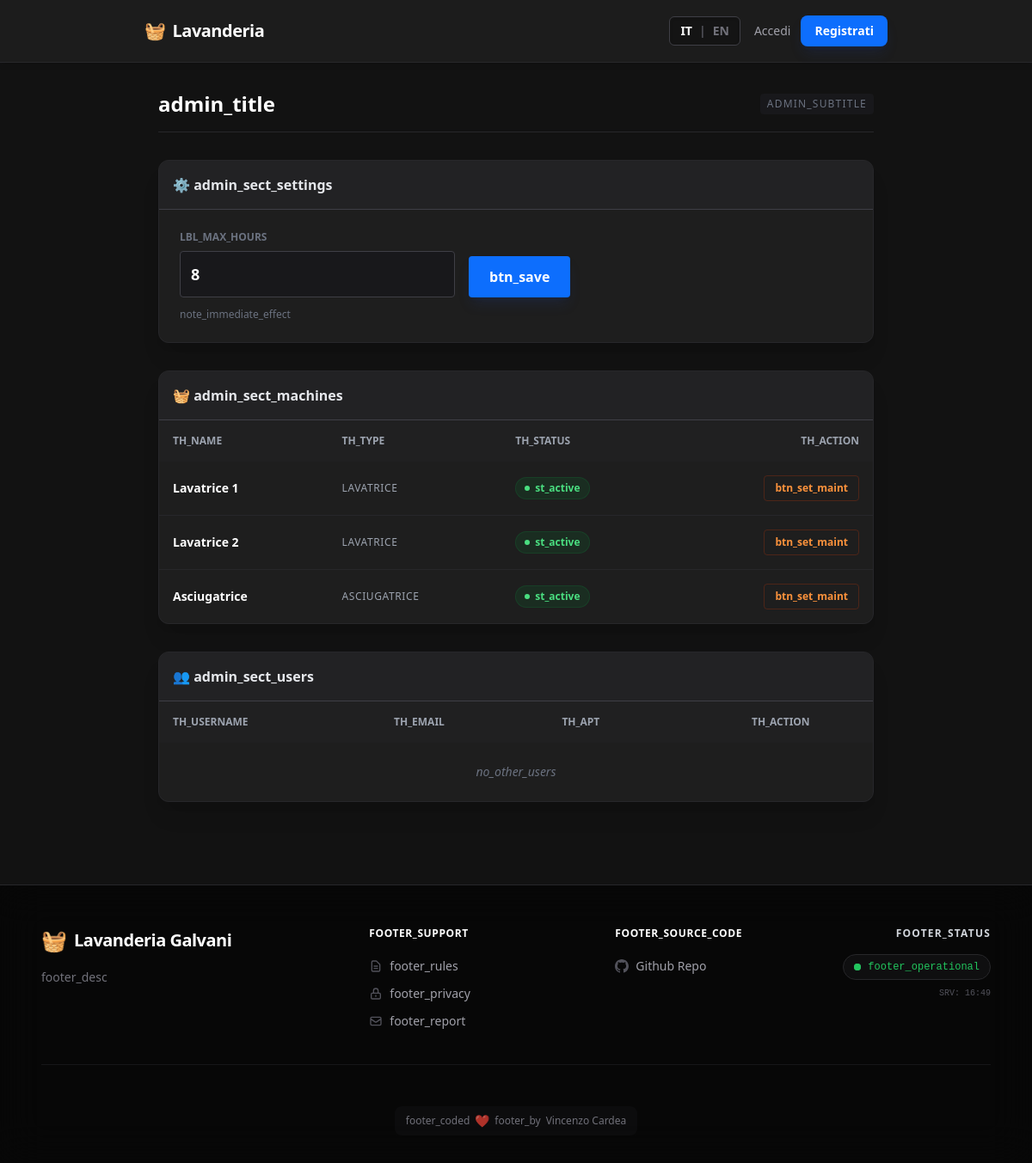
The page /src/pages/admin.php on the database its author committed.
### tables this page shows
CREATE TABLE `configurazioni` (
  `chiave` varchar(50) NOT NULL,
  `valore` varchar(255) NOT NULL
);

CREATE TABLE `macchine` (
  `idmacchina` int(11) NOT NULL,
  `nome` varchar(50) NOT NULL,
  `tipo` enum('lavatrice','asciugatrice') NOT NULL,
  `stato` enum('attiva','manutenzione') DEFAULT 'attiva',
  `ritardo` int(11) DEFAULT 0
);

### src/Lang.php (called while the page is built, shortened)
<?php
class Lang
{
    private static $translations = [];
    public static function get($key)
    {
        return self::$translations[$key] ?? $key;
    }
}
function __($key)
{
    return Lang::get($key);
}

### src/pages/admin.php (the view, shortened to what this page needs)
<?php
$database = new Database();
$db = $database->getConnection();
try {
    $stmtConf = $db->prepare("SELECT valore FROM configurazioni WHERE chiave = 'max_hours_weekly'");
    $stmtConf->execute();
    $currentLimit = $stmtConf->fetchColumn() ?: 3;
    $stmtMacchine = $db->query("SELECT * FROM macchine");
    $macchine = $stmtMacchine->fetchAll();
    $stmtList = $db->prepare("SELECT * FROM utenti WHERE idutente != ? ORDER BY data_registrazione DESC");
    $stmtList->execute([$_SESSION['user_id']]);
    $utenti = $stmtList->fetchAll();
} catch (Exception $e) {
    die("Errore Database: " . $e->getMessage());
}
require SRC_PATH . '/templates/header.php';
?>
<div class="p-4 max-w-6xl mx-auto space-y-8 pb-20">
    <div class="flex flex-col sm:flex-row items-start sm:items-center justify-between border-b border-zinc-800 pb-4 gap-2">
        <h2 class="text-2xl font-bold text-white"><?= __('admin_title') ?></h2>
        <span class="text-xs text-gray-500 uppercase tracking-widest bg-zinc-900 px-2 py-1 rounded"><?= __('admin_subtitle') ?></span>
    </div>
    <section class="bg-card rounded-xl border border-zinc-800 shadow-xl overflow-hidden">
        <div class="p-4 bg-zinc-800/50 border-b border-zinc-700">
            <h3 class="font-bold text-gray-200 flex items-center gap-2">⚙️ <?= __('admin_sect_settings') ?></h3>
        </div>
        <div class="p-6">
            <form method="POST" class="flex flex-col sm:flex-row items-start sm:items-end gap-4">
                <div class="w-full sm:w-auto sm:flex-1 max-w-xs">
                    <label class="block text-xs font-bold text-gray-500 uppercase mb-2"><?= __('lbl_max_hours') ?></label>
                    <input type="number" name="max_hours" value="<?= $currentLimit ?>" min="1" max="20"
                        class="w-full bg-zinc-900 border border-zinc-700 rounded p-3 text-white focus:border-accent focus:ring-1 focus:ring-accent font-bold text-lg">
                </div>
                <button type="submit" class="w-full sm:w-auto bg-accent hover:bg-blue-600 text-white font-bold py-3 px-6 rounded transition-colors shadow-lg shadow-blue-900/20">
                    <?= __('btn_save') ?>
                </button>
            </form>
            <p class="text-xs text-gray-500 mt-3">
                <?= __('note_immediate_effect') ?>
            </p>
        </div>
    </section>
    <section class="bg-card rounded-xl border border-zinc-800 shadow-xl overflow-hidden">
        <div class="p-4 bg-zinc-800/50 border-b border-zinc-700">
            <h3 class="font-bold text-gray-200 flex items-center gap-2">🧺 <?= __('admin_sect_machines') ?></h3>
        </div>
        <div class="hidden md:block overflow-x-auto">
            <table class="w-full text-left text-sm text-gray-400">
                <thead class="bg-zinc-800/30 uppercase text-xs">
                    <tr>
                        <th class="p-4"><?= __('th_name') ?></th>
                        <th class="p-4"><?= __('th_type') ?></th>
                        <th class="p-4"><?= __('th_status') ?></th>
                        <th class="p-4 text-right"><?= __('th_action') ?></th>
                    </tr>
                </thead>
                <tbody class="divide-y divide-zinc-800">
                    <?php foreach ($macchine as $m): ?>
                        <tr class="hover:bg-zinc-800/30">
                            <td class="p-4 font-bold text-white"><?= htmlspecialchars(__($m['nome'] ?? '')) ?></td>
                            <td class="p-4 uppercase text-xs tracking-wider"><?= __($m['tipo'] ?? '') ?></td>
                            <td class="p-4">
                                <?php if (($m['stato'] ?? '') === 'attiva'): ?>
                                    <span class="inline-flex items-center gap-1.5 px-2.5 py-1 rounded-full text-xs font-bold bg-green-900/30 text-green-400 border border-green-900/50">
                                        <span class="w-1.5 h-1.5 rounded-full bg-green-400 animate-pulse"></span> <?= __('st_active') ?>
                                    </span>
                                <?php else: ?>
                                    <span class="inline-flex items-center gap-1.5 px-2.5 py-1 rounded-full text-xs font-bold bg-orange-900/30 text-orange-400 border border-orange-900/50">
                                        <span class="w-1.5 h-1.5 rounded-full bg-orange-400"></span> <?= __('st_maint') ?>
                                    </span>
                                <?php endif; ?>
                            </td>
                            <td class="p-4 text-right">
                                <form method="POST">
                                    <button class="px-3 py-1.5 rounded text-xs font-bold border transition-all <?= ($m['stato'] === 'attiva') ? 'text-orange-400 border-orange-900/50 hover:bg-orange-600 hover:text-white' : 'text-green-400 border-green-900/50 hover:bg-green-600 hover:text-white' ?>">
                                        <?= ($m['stato'] === 'attiva') ? __('btn_set_maint') : __('btn_set_active') ?>
                                    </button>
                                </form>
                            </td>
                        </tr>
                    <?php endforeach; ?>
                </tbody>
            </table>
        </div>
    </section>
    <section class="bg-card rounded-xl border border-zinc-800 shadow-xl overflow-hidden">
        <div class="p-4 bg-zinc-800/50 border-b border-zinc-700">
            <h3 class="font-bold text-gray-200 flex items-center gap-2">👥 <?= __('admin_sect_users') ?></h3>
        </div>
        <div class="hidden md:block overflow-x-auto">
            <table class="w-full text-left text-sm text-gray-400">
                <thead class="bg-zinc-800/30 uppercase text-xs">
                    <tr>
                        <th class="p-4"><?= __('th_username') ?></th>
                        <th class="p-4"><?= __('th_email') ?></th>
                        <th class="p-4"><?= __('th_apt') ?></th>
                        <th class="p-4 text-center"><?= __('th_action') ?></th>
                    </tr>
                </thead>
                <tbody class="divide-y divide-zinc-800">
                    <?php if (empty($utenti)): ?>
                        <tr>
                            <td colspan="4" class="p-6 text-center text-gray-500 italic">
                                <?= __('no_other_users') ?>
                            </td>
                        </tr>
                    <?php endif; ?>
                </tbody>
            </table>
        </div>
    </section>
</div>
<?php require SRC_PATH . '/templates/footer.php'; ?>

### rows shown on the page
configurazioni: max_hours "8"
macchine: nome "Lavatrice 1", tipo "LAVATRICE"
macchine: nome "Lavatrice 2", tipo "LAVATRICE"
macchine: nome "Asciugatrice", tipo "ASCIUGATRICE"

### other values the page prints
__('admin_title') "admin_title"
__('admin_subtitle') "ADMIN_SUBTITLE"
__('admin_sect_settings') "admin_sect_settings"
__('lbl_max_hours') "LBL_MAX_HOURS"
__('btn_save') "btn_save"
__('note_immediate_effect') "note_immediate_effect"
__('admin_sect_machines') "admin_sect_machines"
__('th_name') "TH_NAME"
__('th_type') "TH_TYPE"
__('th_status') "TH_STATUS"
__('th_action') "TH_ACTION"
__('admin_sect_users') "admin_sect_users"
__('th_username') "TH_USERNAME"
__('th_email') "TH_EMAIL"
__('th_apt') "TH_APT"
